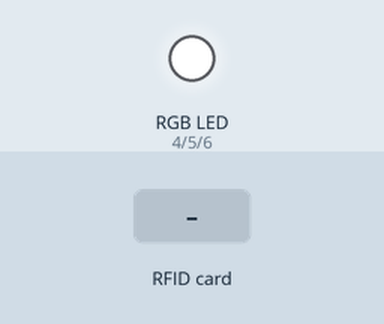
A program run on a simulated ESP32-S3. On the bench: an RGB LED mixed from three pins (HIGH = lit). Dashed ring = blinking. The test bench sets the inputs (shaded band). WiFi joins after 1.5 s; servers stay silent unless stated; uploads are accepted with an empty reply; the local clock reads 2024-03-15 10:24:30 at power-on unless the program sets it; storage starts empty; what the program prints to the serial monitor is not drawn.

Above: at 0.1 s.
At 2.7 s:
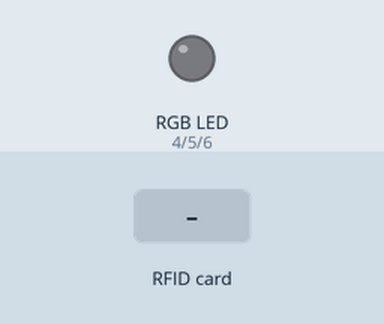
2.8 s: RFID card 5E 7A 19 C4 held to the reader
At 4.19 s:
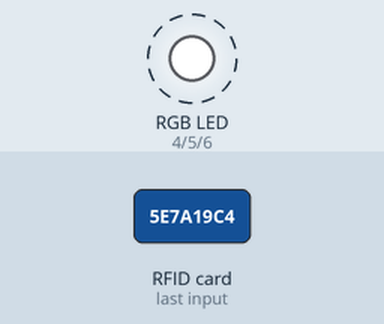
Timing chart, 0 to 11.8 s (numbered marks = the images above; inputs shaded):
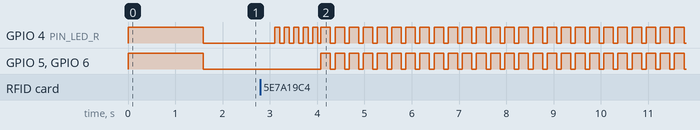

The program:

main.cpp
```cpp
#include <Arduino.h>
#include <time.h>
#include "config.h"
#include "led.h"
#include "storage.h"
#include "wifi_mgr.h"
#include "rfid.h"
#include "http_client.h"
#include "queue.h"

static Config   gCfg;
static uint32_t lastNtpSync = 0;

// 24-hour interval; unsigned subtraction handles millis() overflow at ~49 days
static const uint32_t NTP_RESYNC_MS = 24UL * 60UL * 60UL * 1000UL;

static void ntpSync() {
    configTime(0, 0, NTP_SERVER);
    struct tm ti;
    uint32_t start = millis();
    while (!getLocalTime(&ti, 1000) && (millis() - start) < 5000);
}

static void getTimestamp(char* buf, size_t len) {
    time_t now;
    time(&now);
    struct tm t;
    gmtime_r(&now, &t);
    strftime(buf, len, "%Y-%m-%dT%H:%M:%SZ", &t);
}

static void applyLedFeedback(ScanResult result) {
    switch (result) {
        case ScanResult::ClockIn:  ledSolid(0,   255, 0,   2000); break;
        case ScanResult::ClockOut: ledSolid(0,   0,   255, 2000); break;
        case ScanResult::TooSoon:  ledBlink(255, 255, 0,   3, 150, 100); break;
        case ScanResult::NotFound: ledSolid(255, 0,   0,   3000); break;
        case ScanResult::Error:    ledBlink(255, 0,   0,   5, 100, 100); break;
    }
}

void setup() {
    Serial.begin(115200);
    ledInit();
    ledSet(255, 255, 255);

    if (!storageInit()) {
        while (true) { ledBlink(255, 0, 0, 1, 300, 700); }
    }

    queueInit();
    configLoad(gCfg);
    wifiInit(gCfg);
    ntpSync();
    lastNtpSync = millis();
    rfidInit();
    ledOff();
}

void loop() {
    if ((uint32_t)(millis() - lastNtpSync) >= NTP_RESYNC_MS) {
        Serial.println("[NTP] Daily re-sync");
        ntpSync();
        lastNtpSync = millis();
    }

    if (wifiConnected() && !queueIsEmpty()) {
        QueueEntry entry;
        if (queuePeek(entry)) {
            Serial.printf("[QUEUE] Replaying UID: %s  Time: %s\n", entry.uid, entry.scanned_at);
            ledSet(255, 255, 255);
            ScanResult result = httpSendScan(gCfg.supabase_url, gCfg.supabase_anon_key,
                                             entry.uid, entry.scanned_at,
                                             gCfg.device_secret);
            if (result != ScanResult::Error) {
                Serial.println("[QUEUE] Dequeued");
                queueDequeue();
            } else {
                Serial.println("[QUEUE] Retry next loop");
            }
            ledOff();
        }
    }

    char uid[32];
    if (rfidRead(uid, sizeof(uid))) {
        char ts[32];
        getTimestamp(ts, sizeof(ts));
        Serial.printf("[SCAN] UID: %s  Time: %s\n", uid, ts);

        if (wifiConnected()) {
            Serial.println("[HTTP] Sending scan...");
            ScanResult result = httpSendScan(gCfg.supabase_url, gCfg.supabase_anon_key,
                                             uid, ts, gCfg.device_secret);
            switch (result) {
                case ScanResult::ClockIn:  Serial.println("[HTTP] clock_in");  break;
                case ScanResult::ClockOut: Serial.println("[HTTP] clock_out"); break;
                case ScanResult::TooSoon:  Serial.println("[HTTP] too_soon");  break;
                case ScanResult::NotFound: Serial.println("[HTTP] not_found"); break;
                case ScanResult::Error:
                    Serial.println("[HTTP] error — queuing");
                    queueEnqueue(uid, ts);
                    break;
            }
            applyLedFeedback(result);
        } else {
            Serial.println("[WIFI] Offline — scan queued");
            queueEnqueue(uid, ts);
            ledBlink(255, 0, 0, 5, 100, 100);
        }
    }

    delay(50);
}
```

http_client.cpp
```cpp
#include "http_client.h"
#include "config.h"
#include <HTTPClient.h>
#include <WiFiClientSecure.h>
#include <ArduinoJson.h>

ScanResult httpSendScan(const char* supabaseUrl, const char* anonKey,
                        const char* uid, const char* scannedAt,
                        const char* deviceSecret) {
    WiFiClientSecure client;
    client.setInsecure();
    HTTPClient http;
    String url = String(supabaseUrl) + "/rest/v1/rpc/handle_rfid_scan";
    http.begin(client, url);
    http.addHeader("Content-Type", "application/json");
    http.addHeader("apikey", anonKey);
    http.addHeader("Authorization", String("Bearer ") + anonKey);
    http.setTimeout(HTTP_TIMEOUT_MS);

    JsonDocument body;
    body["p_uid"]        = uid;
    body["p_scanned_at"] = scannedAt;
    if (deviceSecret && deviceSecret[0] != '\0') {
        body["p_secret"] = deviceSecret;
    }
    String bodyStr;
    serializeJson(body, bodyStr);

    int code = http.POST(bodyStr);
    Serial.printf("[HTTP] Status code: %d\n", code);
    if (code < 200 || code >= 300) {
        Serial.printf("[HTTP] Response: %s\n", http.getString().c_str());
        http.end();
        return ScanResult::Error;
    }

    String response = http.getString();
    Serial.printf("[HTTP] Response: %s\n", response.c_str());
    http.end();

    JsonDocument resp;
    if (deserializeJson(resp, response) != DeserializationError::Ok) {
        Serial.println("[HTTP] JSON parse failed");
        return ScanResult::Error;
    }

    const char* status = resp["status"] | "";
    if (strcmp(status, "clock_in")     == 0) return ScanResult::ClockIn;
    if (strcmp(status, "clock_out")    == 0) return ScanResult::ClockOut;
    if (strcmp(status, "too_soon")     == 0) return ScanResult::TooSoon;
    if (strcmp(status, "not_found")    == 0) return ScanResult::NotFound;
    if (strcmp(status, "unauthorized") == 0) {
        Serial.println("[HTTP] Unauthorized — check device_secret in config");
        return ScanResult::Error;
    }
    Serial.printf("[HTTP] Unknown status: '%s'\n", status);
    return ScanResult::Error;
}
```

http_client.h
```cpp
#pragma once
#include <Arduino.h>

enum class ScanResult { ClockIn, ClockOut, TooSoon, NotFound, Error };

ScanResult httpSendScan(const char* supabaseUrl, const char* anonKey,
                        const char* uid, const char* scannedAt,
                        const char* deviceSecret = "");
```

led.cpp
```cpp
#include "led.h"
#include "config.h"
#include <Arduino.h>

// LEDC channels for Arduino ESP32 2.x (channel-based API)
#define CH_R 0
#define CH_G 1
#define CH_B 2

static bool     _pulsing    = false;
static uint8_t  _pr, _pg, _pb;
static uint32_t _pulseStart = 0;

void ledInit() {
    ledcSetup(CH_R, LEDC_FREQ, LEDC_RES);
    ledcSetup(CH_G, LEDC_FREQ, LEDC_RES);
    ledcSetup(CH_B, LEDC_FREQ, LEDC_RES);
    ledcAttachPin(PIN_LED_R, CH_R);
    ledcAttachPin(PIN_LED_G, CH_G);
    ledcAttachPin(PIN_LED_B, CH_B);
    ledOff();
}

void ledOff() {
    _pulsing = false;
    ledcWrite(CH_R, 0);
    ledcWrite(CH_G, 0);
    ledcWrite(CH_B, 0);
}

void ledSet(uint8_t r, uint8_t g, uint8_t b) {
    _pulsing = false;
    ledcWrite(CH_R, r);
    ledcWrite(CH_G, g);
    ledcWrite(CH_B, b);
}

void ledSolid(uint8_t r, uint8_t g, uint8_t b, uint32_t durationMs) {
    ledSet(r, g, b);
    delay(durationMs);
    ledOff();
}

void ledBlink(uint8_t r, uint8_t g, uint8_t b, uint8_t count, uint32_t onMs, uint32_t offMs) {
    _pulsing = false;
    for (uint8_t i = 0; i < count; i++) {
        ledcWrite(CH_R, r);
        ledcWrite(CH_G, g);
        ledcWrite(CH_B, b);
        delay(onMs);
        ledcWrite(CH_R, 0);
        ledcWrite(CH_G, 0);
        ledcWrite(CH_B, 0);
        if (i < count - 1) delay(offMs);
    }
}

void ledPulse(uint8_t r, uint8_t g, uint8_t b) {
    if (!_pulsing || _pr != r || _pg != g || _pb != b) {
        _pulsing    = true;
        _pr = r; _pg = g; _pb = b;
        _pulseStart = millis();
    }
    uint32_t phase = (millis() - _pulseStart) % 2000;
    float t          = phase / 2000.0f;
    float brightness = (t < 0.5f) ? (2.0f * t) : (2.0f - 2.0f * t);
    uint8_t scale    = static_cast<uint8_t>(brightness * 255);
    ledcWrite(CH_R, (r * scale) >> 8);
    ledcWrite(CH_G, (g * scale) >> 8);
    ledcWrite(CH_B, (b * scale) >> 8);
}
```

led.h
```cpp
#pragma once
#include <cstdint>

void ledInit();
void ledOff();
void ledSet(uint8_t r, uint8_t g, uint8_t b);
void ledSolid(uint8_t r, uint8_t g, uint8_t b, uint32_t durationMs);
void ledBlink(uint8_t r, uint8_t g, uint8_t b, uint8_t count, uint32_t onMs, uint32_t offMs);
// Call each loop iteration to animate a slow triangle-wave pulse. ledOff() stops it.
void ledPulse(uint8_t r, uint8_t g, uint8_t b);
```

queue.cpp
```cpp
#include "queue.h"
#include "config.h"
#include <LittleFS.h>
#include <ArduinoJson.h>

static const char* PATH = "/queue.json";

static bool _load(JsonDocument& doc) {
    File f = LittleFS.open(PATH, "r");
    if (!f) { doc.to<JsonArray>(); return false; }
    DeserializationError err = deserializeJson(doc, f);
    f.close();
    if (err || !doc.is<JsonArray>()) { doc.to<JsonArray>(); return false; }
    return true;
}

static void _save(JsonDocument& doc) {
    File f = LittleFS.open(PATH, "w");
    if (!f) return;
    serializeJson(doc, f);
    f.close();
}

void queueInit() {
    if (!LittleFS.exists(PATH)) {
        File f = LittleFS.open(PATH, "w");
        if (f) { f.print("[]"); f.close(); }
        else   { Serial.println("[QUEUE] ERROR: could not create queue.json"); }
    }
}

bool queueIsEmpty() {
    JsonDocument doc;
    _load(doc);
    return doc.as<JsonArray>().size() == 0;
}

void queueEnqueue(const char* uid, const char* scannedAt) {
    JsonDocument doc;
    _load(doc);
    JsonArray arr = doc.as<JsonArray>();
    while ((int)arr.size() >= QUEUE_MAX) arr.remove(0);  // drop oldest if full
    JsonObject entry  = arr.add<JsonObject>();
    entry["uid"]        = uid;
    entry["scanned_at"] = scannedAt;
    _save(doc);
}

bool queuePeek(QueueEntry& out) {
    JsonDocument doc;
    _load(doc);
    JsonArray arr = doc.as<JsonArray>();
    if (arr.size() == 0) return false;
    strlcpy(out.uid,        arr[0]["uid"]        | "", sizeof(out.uid));
    strlcpy(out.scanned_at, arr[0]["scanned_at"] | "", sizeof(out.scanned_at));
    return true;
}

void queueDequeue() {
    JsonDocument doc;
    _load(doc);
    JsonArray arr = doc.as<JsonArray>();
    if (arr.size() == 0) return;
    arr.remove(0);
    _save(doc);
}
```

queue.h
```cpp
#pragma once
#include <Arduino.h>

struct QueueEntry {
    char uid[32];
    char scanned_at[32];
};

void queueInit();                  // create empty queue file if missing
bool queueIsEmpty();
void queueEnqueue(const char* uid, const char* scannedAt);
bool queuePeek(QueueEntry& out);   // peek at front without removing
void queueDequeue();               // remove front entry
```

rfid.cpp
```cpp
#include "rfid.h"
#include "config.h"
#include <SPI.h>
#include <MFRC522.h>

static MFRC522  _rfid(PIN_SS, PIN_RST);
static char     _lastUid[32] = {0};
static uint32_t _lastMs      = 0;

void rfidInit() {
    SPI.begin(PIN_SCK, PIN_MISO, PIN_MOSI, PIN_SS);
    _rfid.PCD_Init();
}

bool rfidRead(char* uidOut, size_t maxLen) {
    if (!_rfid.PICC_IsNewCardPresent()) return false;
    if (!_rfid.PICC_ReadCardSerial())   return false;

    char uid[32] = {0};
    for (uint8_t i = 0; i < _rfid.uid.size && i < 4; i++) {
        char hex[3];
        snprintf(hex, sizeof(hex), "%02X", _rfid.uid.uidByte[i]);
        strncat(uid, hex, sizeof(uid) - strlen(uid) - 1);
    }

    _rfid.PICC_HaltA();
    _rfid.PCD_StopCrypto1();

    uint32_t now = millis();
    if (strcmp(uid, _lastUid) == 0 && (now - _lastMs) < DEBOUNCE_MS) {
        return false;
    }

    strlcpy(_lastUid, uid, sizeof(_lastUid));
    _lastMs = now;
    strlcpy(uidOut, uid, maxLen);
    return true;
}
```

rfid.h
```cpp
#pragma once
#include <Arduino.h>

void rfidInit();
// Returns true and fills uidOut (uppercase hex e.g. "A1B2C3D4") when a new card
// is detected and the 10 s debounce has elapsed. Returns false otherwise.
bool rfidRead(char* uidOut, size_t maxLen);
```

storage.cpp
```cpp
#include "storage.h"
#include <LittleFS.h>
#include <ArduinoJson.h>

bool storageInit() {
    return LittleFS.begin(true);
}

bool configLoad(Config& cfg) {
    File f = LittleFS.open("/config.json", "r");
    if (!f) return false;
    JsonDocument doc;
    DeserializationError err = deserializeJson(doc, f);
    f.close();
    if (err) return false;
    strlcpy(cfg.supabase_url,      doc["supabase_url"]      | "", sizeof(cfg.supabase_url));
    strlcpy(cfg.supabase_anon_key, doc["supabase_anon_key"] | "", sizeof(cfg.supabase_anon_key));
    strlcpy(cfg.device_secret,     doc["device_secret"]     | "", sizeof(cfg.device_secret));
    return cfg.supabase_url[0] != '\0';
}

void configSave(const Config& cfg) {
    JsonDocument doc;
    doc["supabase_url"]      = cfg.supabase_url;
    doc["supabase_anon_key"] = cfg.supabase_anon_key;
    doc["device_secret"]     = cfg.device_secret;
    File f = LittleFS.open("/config.json", "w");
    if (!f) return;
    serializeJson(doc, f);
    f.close();
}
```

storage.h
```cpp
#pragma once
#include <Arduino.h>

struct Config {
    char supabase_url[128];
    char supabase_anon_key[512];
    char device_secret[64];
};

bool storageInit();
bool configLoad(Config& cfg);
void configSave(const Config& cfg);
```

wifi_mgr.cpp
```cpp
#include "wifi_mgr.h"
#include "led.h"
#include <WiFi.h>
#include <WiFiManager.h>

void wifiInit(Config& cfg) {
    WiFiManager wm;
    wm.setConfigPortalBlocking(false);

    WiFiManagerParameter urlParam("supabase_url",      "Supabase URL",      cfg.supabase_url,      127);
    WiFiManagerParameter keyParam("supabase_anon_key", "Supabase Anon Key", cfg.supabase_anon_key, 511);
    WiFiManagerParameter secretParam("device_secret",  "Device Secret",     cfg.device_secret,      63);
    wm.addParameter(&urlParam);
    wm.addParameter(&keyParam);
    wm.addParameter(&secretParam);

    bool connected = wm.autoConnect("RFID-BP-Setup");

    if (!connected) {
        // Portal is open — animate purple until user connects
        while (!WiFi.isConnected()) {
            wm.process();
            ledPulse(128, 0, 128);
            delay(20);
        }
        ledOff();
    }

    // Save Supabase creds if the user entered them in the portal
    const char* url    = urlParam.getValue();
    const char* key    = keyParam.getValue();
    const char* secret = secretParam.getValue();
    if (url[0] != '\0' && strcmp(url, cfg.supabase_url) != 0) {
        strlcpy(cfg.supabase_url,      url,    sizeof(cfg.supabase_url));
        strlcpy(cfg.supabase_anon_key, key,    sizeof(cfg.supabase_anon_key));
        strlcpy(cfg.device_secret,     secret, sizeof(cfg.device_secret));
        configSave(cfg);
    } else if (secret[0] != '\0' && strcmp(secret, cfg.device_secret) != 0) {
        strlcpy(cfg.device_secret, secret, sizeof(cfg.device_secret));
        configSave(cfg);
    }
}

bool wifiConnected() {
    return WiFi.isConnected();
}
```

wifi_mgr.h
```cpp
#pragma once
#include "storage.h"

// Connect to WiFi or open captive portal.
// If portal is used, saves new Supabase creds into cfg and persists to LittleFS.
// Returns only when WiFi is connected.
void wifiInit(Config& cfg);
bool wifiConnected();
```

config.h
```cpp
#pragma once

// RC522 (SPI2) pins
#define PIN_MOSI    11
#define PIN_MISO    13
#define PIN_SCK     12
#define PIN_SS      10
#define PIN_RST     9

// RGB LED (LEDC PWM)
#define PIN_LED_R   4
#define PIN_LED_G   5
#define PIN_LED_B   6
#define LEDC_FREQ   5000
#define LEDC_RES    8

// Timing
#define DEBOUNCE_MS      10000UL
#define HTTP_TIMEOUT_MS  10000
#define QUEUE_MAX        500

// NTP
#define NTP_SERVER  "pool.ntp.org"
```

Measured:
- after the input at 2.8 s, GPIO 4 (PIN_LED_R): goes 5 × (HIGH 0.10 s, LOW 0.10 s), 25 × (HIGH 0.20 s, LOW 0.10 s), HIGH 0.20 s, then LOW, starting after 0.31 s; GPIO 5 (PIN_LED_G), GPIO 6 (PIN_LED_B): alternates HIGH for 0.20 s and LOW for 0.10 s, starting after 1.3 s
